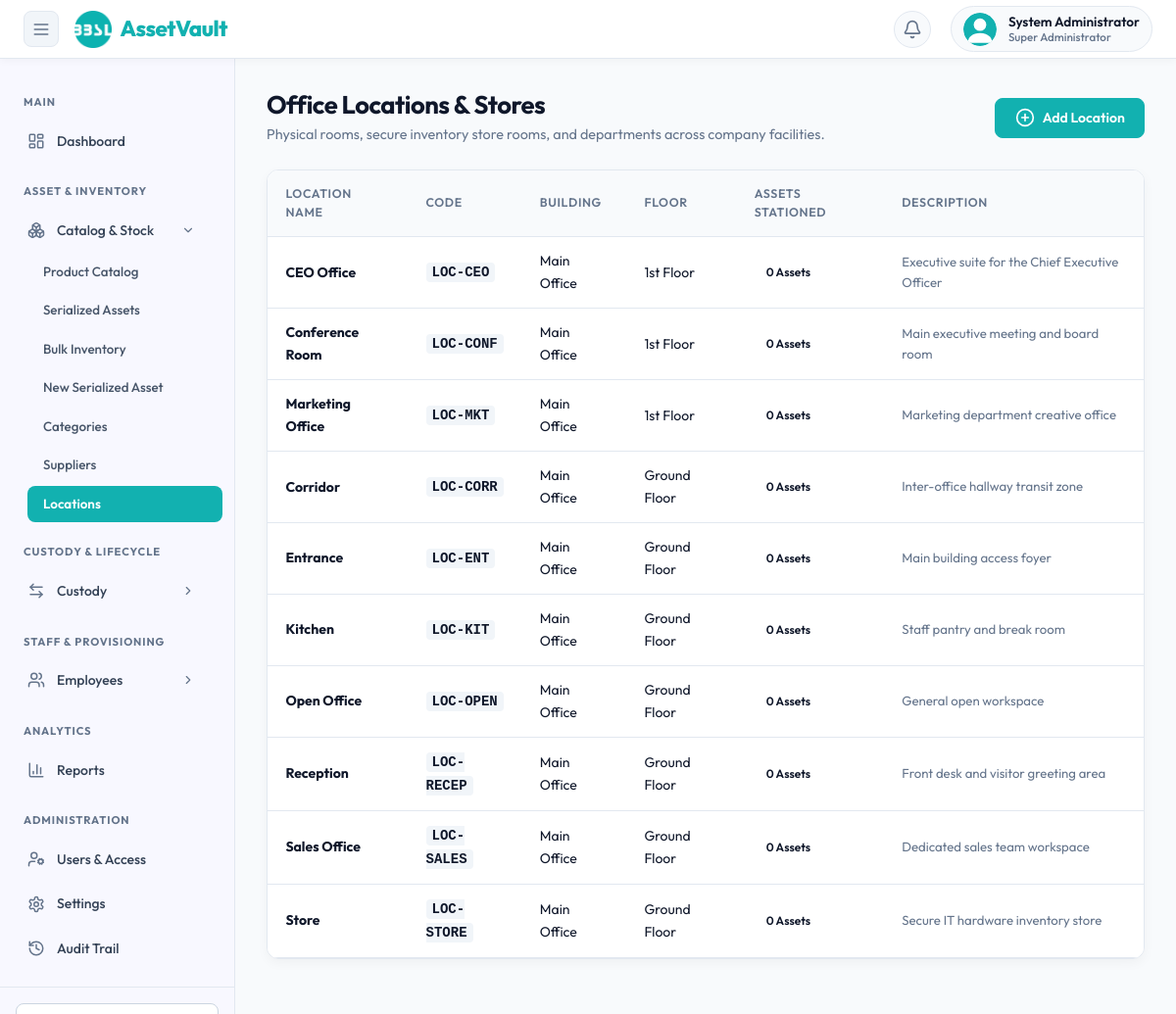
/modules/locations/index.php (signed in), run on the app's committed database.
### tables this page shows
CREATE TABLE `locations` (
    `id` INT UNSIGNED AUTO_INCREMENT PRIMARY KEY,
    `code` VARCHAR(30) NOT NULL UNIQUE,
    `name` VARCHAR(100) NOT NULL,
    `building` VARCHAR(100) NOT NULL DEFAULT 'Main Office',
    `floor` VARCHAR(50) NOT NULL DEFAULT 'Ground Floor',
    `description` VARCHAR(255) NULL,
    `is_active` TINYINT(1) NOT NULL DEFAULT 1,
    `created_at` TIMESTAMP DEFAULT CURRENT_TIMESTAMP,
    `updated_at` TIMESTAMP DEFAULT CURRENT_TIMESTAMP ON UPDATE CURRENT_TIMESTAMP
);

### includes/functions.php (called while the page is built, shortened)
<?php
function e(?string $string): string {
    return htmlspecialchars((string)($string ?? ''), ENT_QUOTES | ENT_HTML5, 'UTF-8');
}
function getUserAvatarUrl(?array $user = null): string {
    return BASE_URL . '/assets/images/avatar_placeholder.svg';
}

### includes/auth.php (called while the page is built, shortened)
<?php
require_once __DIR__ . '/functions.php';
function hasPermission(string $permissionSlug): bool {
    if (($_SESSION['role_slug'] ?? '') === 'super_admin') {
        return true;
    }
    $perms = $_SESSION['user_permissions'] ?? [];
    return in_array($permissionSlug, $perms, true);
}
function isLoggedIn(): bool {
    if (isset($_SESSION['logged_in']) && $_SESSION['logged_in'] === true) {
        $elapsed = time() - ($_SESSION['login_time'] ?? 0);
        return true;
    }
    return false;
}

### modules/locations/index.php (the view, shortened to what this page needs)
<?php
$active_page = 'locations';
require_once __DIR__ . '/../../includes/functions.php';
require_once __DIR__ . '/../../includes/auth.php';
$locations = $pdo->query("
    SELECT l.*, (SELECT COUNT(*) FROM assets a WHERE a.current_location_id = l.id AND a.lifecycle_status != 'disposed') AS assets_count
    FROM locations l
    ORDER BY l.building ASC, l.floor ASC, l.name ASC
")->fetchAll();
include __DIR__ . '/../../includes/header.php';
?>
<div style="display: flex; align-items: center; justify-content: space-between; margin-bottom: 1.5rem; flex-wrap: wrap; gap: 1rem;">
    <div>
        <h1 style="font-size: 1.6rem; margin-bottom: 0.2rem;">Office Locations & Stores</h1>
        <p style="color: var(--text-secondary); margin-bottom: 0; font-size: 0.9rem;">
            Physical rooms, secure inventory store rooms, and departments across company facilities.
        </p>
    </div>
    <button type="button" class="btn btn-primary" onclick="openLocModal()">
        <i data-lucide="plus-circle"></i>
        <span>Add Location</span>
    </button>
</div>
<div class="card" style="padding: 0; overflow: hidden;">
    <div class="table-container" style="border: none; border-radius: 0;">
        <table class="table">
            <thead>
                <tr>
                    <th>Location Name</th>
                    <th>Code</th>
                    <th>Building</th>
                    <th>Floor</th>
                    <th>Assets Stationed</th>
                    <th>Description</th>
                </tr>
            </thead>
            <tbody>
                <?php foreach ($locations as $loc): ?>
                <tr>
                    <td style="font-weight: 700; color: var(--text-primary);">
                        <?= e($loc['name']) ?>
                    </td>
                    <td>
                        <code style="background: #f1f5f9; padding: 2px 6px; border-radius: 4px; font-weight: 700; color: var(--primary-color);">
                            <?= e($loc['code']) ?>
                        </code>
                    </td>
                    <td><?= e($loc['building']) ?></td>
                    <td><?= e($loc['floor']) ?></td>
                    <td>
                        <span class="badge <?= $loc['assets_count'] > 0 ? 'badge-primary' : 'badge-secondary' ?>">
                            <?= $loc['assets_count'] ?> Assets
                        </span>
                    </td>
                    <td style="font-size: 0.825rem; color: var(--text-secondary);">
                        <?= e($loc['description'] ?? '—') ?>
                    </td>
                </tr>
                <?php endforeach; ?>
            </tbody>
        </table>
    </div>
</div>
<?php
include __DIR__ . '/../../includes/footer.php';
?>

### includes/header.php (shortened to what this page needs)
<?php
require_once __DIR__ . '/functions.php';
require_once __DIR__ . '/auth.php';
?>
<!DOCTYPE html>
<html lang="en">
<head>
    <link rel="stylesheet" href="<?= BASE_URL ?>/assets/css/style.css?v=<?= time() ?>">
    <link rel="stylesheet" href="https://cdn.jsdelivr.net/npm/notyf@3/notyf.min.css">
</head>
<body class="<?= (isset($_COOKIE['sidebar_mini']) && $_COOKIE['sidebar_mini'] === '1') ? 'sidebar-mini' : '' ?>">
    <?php include __DIR__ . '/topbar.php'; ?>
    <div class="app-layout-container" style="display: flex; min-height: calc(100vh - 60px); margin-top: 60px;">
        <?php include __DIR__ . '/sidebar.php'; ?>
        <main class="main-content" style="flex: 1; margin-left: 240px; padding: 2rem; min-width: 0; transition: margin-left 0.25s cubic-bezier(0.4, 0, 0.2, 1);">
            <div class="page-content">

### includes/topbar.php (shortened to what this page needs)
<header class="topbar">
    <div class="topbar-left">
        <button id="sidebarToggle" class="btn-icon-toggle" aria-label="Toggle Sidebar Navigation">
            <i data-lucide="menu" style="width: 20px; height: 20px;"></i>
        </button>
        <a href="<?= BASE_URL ?>/dashboard" class="logo-wrapper" style="text-decoration: none;">
            <img src="<?= BASE_URL ?>/assets/images/bbsllogo.webp" alt="<?= COMPANY_NAME ?> Logo" class="logo-img">
            <span class="logo-text"><?= APP_NAME ?></span>
        </a>
    </div>
    <div class="topbar-actions">
        <a href="<?= BASE_URL ?>/maintenance" class="notification-bell" id="notifBell" title="System Alerts & Maintenance">
            <i data-lucide="bell" style="width: 20px; height: 20px;"></i>
        </a>
        <div class="user-menu" title="User Profile">
            <?php
            $topbarAvatar = getUserAvatarUrl([
                'profile_picture' => $_SESSION['profile_picture'] ?? ''
            ]);
            ?>
            <img src="<?= htmlspecialchars($topbarAvatar) ?>" alt="Avatar" class="user-avatar" style="width: 34px; height: 34px; border-radius: 50%; object-fit: cover;">
            <div class="user-info">
                <span class="user-name">
                    <?= htmlspecialchars($_SESSION['user_name'] ?? 'Administrator') ?>
                </span>
                <span class="user-role"><?= htmlspecialchars($_SESSION['role_name'] ?? 'Super Admin') ?></span>
            </div>
        </div>
    </div>
</header>

### includes/sidebar.php (shortened to what this page needs)
<?php
$active_page = $active_page ?? 'dashboard';
?>
<aside class="sidebar">
    <nav class="sidebar-nav">
        <div class="sidebar-section-header">Main</div>
        <a href="<?= BASE_URL ?>/dashboard" class="nav-link <?= $active_page === 'dashboard' ? 'active' : '' ?>">
            <i data-lucide="layout-dashboard" class="nav-icon"></i>
            <span class="nav-text">Dashboard</span>
        </a>
        <div class="sidebar-section-header">Asset & Inventory</div>
        <?php $assets_group_active = in_array($active_page, ['catalog', 'assets', 'assets_create', 'inventory', 'categories', 'suppliers', 'locations']); ?>
        <details class="nav-group" <?= $assets_group_active ? 'open' : '' ?>>
            <summary class="nav-group-summary">
                <i data-lucide="boxes" class="nav-icon"></i>
                <span class="nav-text">Catalog & Stock</span>
                <i data-lucide="chevron-right" class="caret-icon"></i>
            </summary>
            <div class="sub-menu">
                <?php if (hasPermission('catalog.view') || hasPermission('assets.view')): ?>
                <a href="<?= BASE_URL ?>/catalog" class="sub-nav-link <?= $active_page === 'catalog' ? 'active' : '' ?>">
                    <span class="nav-text">Product Catalog</span>
                </a>
                <?php endif; ?>
                <?php if (hasPermission('assets.view')): ?>
                <a href="<?= BASE_URL ?>/assets" class="sub-nav-link <?= $active_page === 'assets' ? 'active' : '' ?>">
                    <span class="nav-text">Serialized Assets</span>
                </a>
                <?php endif; ?>
                <?php if (hasPermission('inventory.view') || hasPermission('assets.view')): ?>
                <a href="<?= BASE_URL ?>/inventory" class="sub-nav-link <?= $active_page === 'inventory' ? 'active' : '' ?>">
                    <span class="nav-text">Bulk Inventory</span>
                </a>
                <?php endif; ?>
                <?php if (hasPermission('assets.create')): ?>
                <a href="<?= BASE_URL ?>/assets/create" class="sub-nav-link <?= $active_page === 'assets_create' ? 'active' : '' ?>">
                    <span class="nav-text">New Serialized Asset</span>
                </a>
                <?php endif; ?>
                <?php if (hasPermission('settings.manage')): ?>
                <a href="<?= BASE_URL ?>/categories" class="sub-nav-link <?= $active_page === 'categories' ? 'active' : '' ?>">
                    <span class="nav-text">Categories</span>
                </a>
                <a href="<?= BASE_URL ?>/suppliers" class="sub-nav-link <?= $active_page === 'suppliers' ? 'active' : '' ?>">
                    <span class="nav-text">Suppliers</span>
                </a>
                <a href="<?= BASE_URL ?>/locations" class="sub-nav-link <?= $active_page === 'locations' ? 'active' : '' ?>">
                    <span class="nav-text">Locations</span>
                </a>
                <?php endif; ?>
            </div>
        </details>
        <div class="sidebar-section-header">Custody & Lifecycle</div>
        <?php $custody_active = in_array($active_page, ['assignments', 'assignments_checkout', 'movements', 'maintenance']); ?>
        <details class="nav-group" <?= $custody_active ? 'open' : '' ?>>
            <summary class="nav-group-summary">
                <i data-lucide="arrow-left-right" class="nav-icon"></i>
                <span class="nav-text">Custody</span>
                <i data-lucide="chevron-right" class="caret-icon"></i>
            </summary>
        </details>
        <div class="sidebar-section-header">Staff & Provisioning</div>
        <?php $staff_active = in_array($active_page, ['staff', 'onboarding', 'offboarding']); ?>
        <details class="nav-group" <?= $staff_active ? 'open' : '' ?>>
            <summary class="nav-group-summary">
                <i data-lucide="users" class="nav-icon"></i>
                <span class="nav-text">Employees</span>
                <i data-lucide="chevron-right" class="caret-icon"></i>
            </summary>
        </details>
        <div class="sidebar-section-header">Analytics</div>
        <?php if (hasPermission('reports.view')): ?>
        <a href="<?= BASE_URL ?>/reports" class="nav-link <?= $active_page === 'reports' ? 'active' : '' ?>">
            <i data-lucide="bar-chart-3" class="nav-icon"></i>
            <span class="nav-text">Reports</span>
        </a>
        <?php endif; ?>
        <?php if (hasPermission('settings.manage') || hasPermission('users.manage') || hasPermission('audit.view')): ?>
        <div class="sidebar-section-header">Administration</div>
        <?php if (hasPermission('users.manage')): ?>
        <a href="<?= BASE_URL ?>/users" class="nav-link <?= $active_page === 'users' ? 'active' : '' ?>">
            <i data-lucide="user-cog" class="nav-icon"></i>
            <span class="nav-text">Users & Access</span>
        </a>
        <?php endif; ?>
        <?php if (hasPermission('settings.manage')): ?>
        <a href="<?= BASE_URL ?>/settings" class="nav-link <?= $active_page === 'settings' ? 'active' : '' ?>">
            <i data-lucide="settings" class="nav-icon"></i>
            <span class="nav-text">Settings</span>
        </a>
        <?php endif; ?>
        <?php if (hasPermission('audit.view')): ?>
        <a href="<?= BASE_URL ?>/audit" class="nav-link <?= $active_page === 'audit' ? 'active' : '' ?>">
            <i data-lucide="history" class="nav-icon"></i>
            <span class="nav-text">Audit Trail</span>
        </a>
        <?php endif; ?>
        <?php endif; ?>
    </nav>
    <div class="sidebar-footer">
        <a href="<?= BASE_URL ?>/logout" class="btn-sidebar-logout">
        </a>
    </div>
</aside>

### includes/footer.php (shortened to what this page needs)
            </div>
        </main>
    </div>
</body>
</html>

### data on the page
locations: name "CEO Office", code "LOC-CEO", building "Main Office", floor "1st Floor", assets_count "0", description "Executive suite for the Chief Executive Officer"
locations: name "Conference Room", code "LOC-CONF", building "Main Office", floor "1st Floor", assets_count "0", description "Main executive meeting and board room"
locations: name "Marketing Office", code "LOC-MKT", building "Main Office", floor "1st Floor", assets_count "0", description "Marketing department creative office"
locations: name "Corridor", code "LOC-CORR", building "Main Office", floor "Ground Floor", assets_count "0", description "Inter-office hallway transit zone"
locations: name "Entrance", code "LOC-ENT", building "Main Office", floor "Ground Floor", assets_count "0", description "Main building access foyer"
locations: name "Kitchen", code "LOC-KIT", building "Main Office", floor "Ground Floor", assets_count "0", description "Staff pantry and break room"
locations: name "Open Office", code "LOC-OPEN", building "Main Office", floor "Ground Floor", assets_count "0", description "General open workspace"
locations: name "Reception", code "LOC-RECEP", building "Main Office", floor "Ground Floor", assets_count "0", description "Front desk and visitor greeting area"
locations: name "Sales Office", code "LOC-SALES", building "Main Office", floor "Ground Floor", assets_count "0", description "Dedicated sales team workspace"
locations: name "Store", code "LOC-STORE", building "Main Office", floor "Ground Floor", assets_count "0", description "Secure IT hardware inventory store"

### other printed values
APP_NAME "AssetVault"
$_SESSION['user_name'] "System Administrator"
$_SESSION['role_name'] "Super Administrator"
